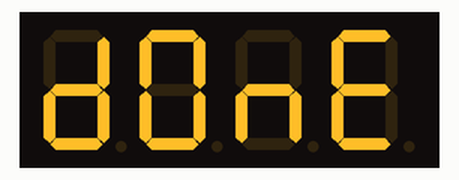
Recording of a sketch running on a simulated Arduino Uno, built with avr-gcc and run on an emulated ATmega328P. On the bench: 4-digit seven-segment display.

Above: at 0.1 s.
At 1.1 s:
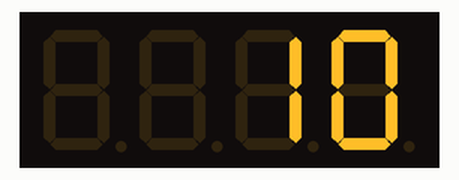

Measured:
- what the display in image 1 shows lasts 1.1 s, from 1.0 s to 2.1 s

The sketch:

8_TM1637_1.ino
```cpp
#include <TM1637Display.h>

#define CLK 2
#define DIO 3

TM1637Display display(CLK, DIO);

void setup() {
  display.setBrightness(15);
}

const char SEG_DONE[] = {
	SEG_B | SEG_C | SEG_D | SEG_E | SEG_G,           // d
	SEG_A | SEG_B | SEG_C | SEG_D | SEG_E | SEG_F,   // O
	SEG_C | SEG_E | SEG_G,                           // n
	SEG_A | SEG_D | SEG_E | SEG_F | SEG_G            // E
	};

void loop() {
  display.setSegments(SEG_DONE);
  delay(1000);

  display.showNumberDec(10.5, false); // Expect: _365
  delay(1000);
}
```
